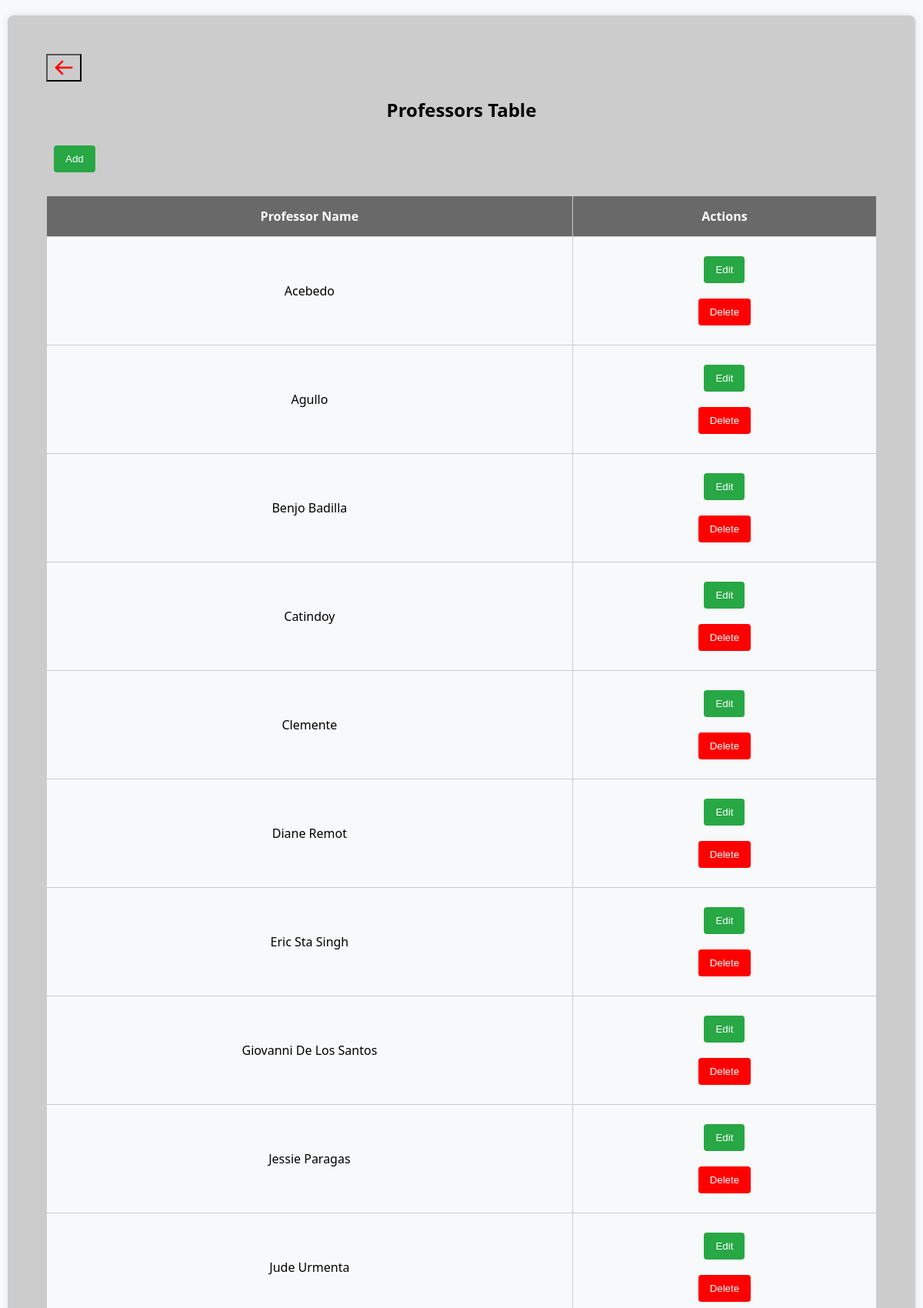
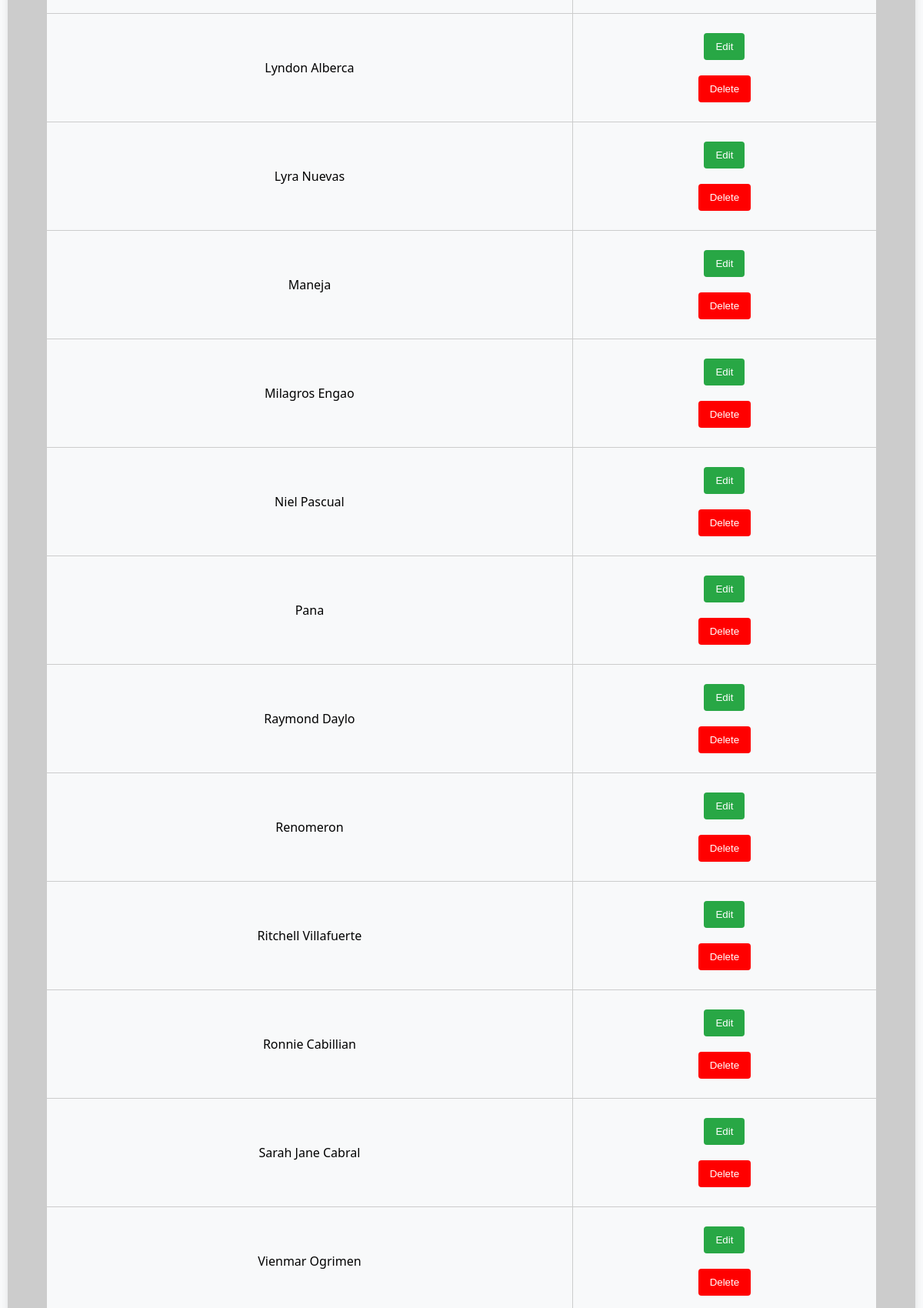
/prof.php (upper part), run on the app's committed database (2 pictures, top to bottom).
### tables this page shows
CREATE TABLE `professors` (
  `prof_id` int(11) NOT NULL,
  `prof_name` varchar(255) NOT NULL
);

### function/functions.php (called while the page is built, shortened)
<?php
function getDatabaseConnection()
{
    $host = 'localhost';
    $dbname = 'schedule';
    $user = 'root';
    $password = '';
    $dsn = "mysql:dbname=$dbname;host=$host";
    try {
        $conn = new PDO($dsn, $user, $password);
        return $conn;
    } catch (PDOException $e) {
        echo 'Connection Failed!: ' . $e->getMessage();
    }
}
function getProf() {
    $conn = getDatabaseConnection();
    $stmt = $conn->prepare("SELECT prof_id, prof_name FROM professors ORDER BY prof_name ASC");
    $stmt->execute();
    return $stmt->fetchAll(PDO::FETCH_ASSOC);
}
?>

### prof.php (the view, shortened to what this page needs)
<?php
require_once('function/functions.php');
$profs = GetProf();
?>
<!DOCTYPE html>
<html lang="en">
<head>
    <link href='https://unpkg.com/boxicons@2.0.7/css/boxicons.min.css' rel='stylesheet'>
    <link rel="stylesheet" href="css/prof.css">
</head>
<body>
    <div class="container">
    <a href="index.php">
            <button type="submit" style="font-size: 30px; color: red; background-color: transparent;" class='bx bx-arrow-back' id="log_out"></button>
    </a>
    <h2>Professors Table</h2>
        <table>
           <thead>
            <button type="button" class="add-btn" onclick="openAddModal('addModal')">Add</button>
            <tr>
                <th>Professor Name</th>
                <th>Actions</th>
            </tr>
           <tbody>
           <?php foreach ($profs as $prof) : ?>
            <tr>
                <td><?= $prof['prof_name']; ?></td>
                <td><button type="button" class="edit-btn"  onclick="openEditModal(
        <?= $prof['prof_id']; ?>,
        '<?= $prof['prof_name']; ?>',
    )">Edit</button>
                <form action="" method="POST">
                <button type="submit" name="Delete" class="delete-btn">Delete</button>
                </form>
            </td>
            </tr>
            <?php endforeach; ?>
            </thead>
        </table>
    </div>
</body>
</html>

### css/prof.css (style rules this page uses)
body { font-family: 'Segoe UI', Tahoma, Geneva, Verdana, sans-serif; margin: 0; padding: 0; background-color: #f8f9fa; }
.container { width: 90%; margin: 20px auto; background-color: #ccc; padding: 50px; border-radius: 8px; box-shadow: 0 0 10px rgba(0, 0, 0, 0.1); overflow: auto; }
h2 { color: #000000; margin-bottom: 20px; text-align: center; }
table { width: 100%; border-collapse: collapse; margin-top: 20px; overflow: auto; }
th, td { padding: 15px; border: 1px solid #ccc; }
td { background-color: #f8f9fa; text-align: center; }
th { background-color: #696969; color: #fff; text-align: center; }
.delete-btn { background-color: red; color: #fff; border: none; margin: 10px; padding: 10px 15px; cursor: pointer; border-radius: 4px; transition: background-color 0.3s; }
.add-btn, .edit-btn { background-color: #28a745; color: #fff; border: none; margin: 10px; padding: 10px 15px; cursor: pointer; border-radius: 4px; transition: background-color 0.3s; }

### data on the page
professors: prof_name "Acebedo"
professors: prof_name "Agullo"
professors: prof_name "Benjo Badilla"
professors: prof_name "Catindoy"
professors: prof_name "Clemente"
professors: prof_name "Diane Remot"
professors: prof_name "Eric Sta Singh"
professors: prof_name "Giovanni De Los Santos"
professors: prof_name "Jessie Paragas"
professors: prof_name "Jude Urmenta"
professors: prof_name "Lyndon Alberca"
professors: prof_name "Lyra Nuevas"
professors: prof_name "Maneja"
professors: prof_name "Milagros Engao"
professors: prof_name "Niel Pascual"
professors: prof_name "Pana"
professors: prof_name "Raymond Daylo"
professors: prof_name "Renomeron"
professors: prof_name "Ritchell Villafuerte"
professors: prof_name "Ronnie Cabillian"
professors: prof_name "Sarah Jane Cabral"
professors: prof_name "Vienmar Ogrimen"
